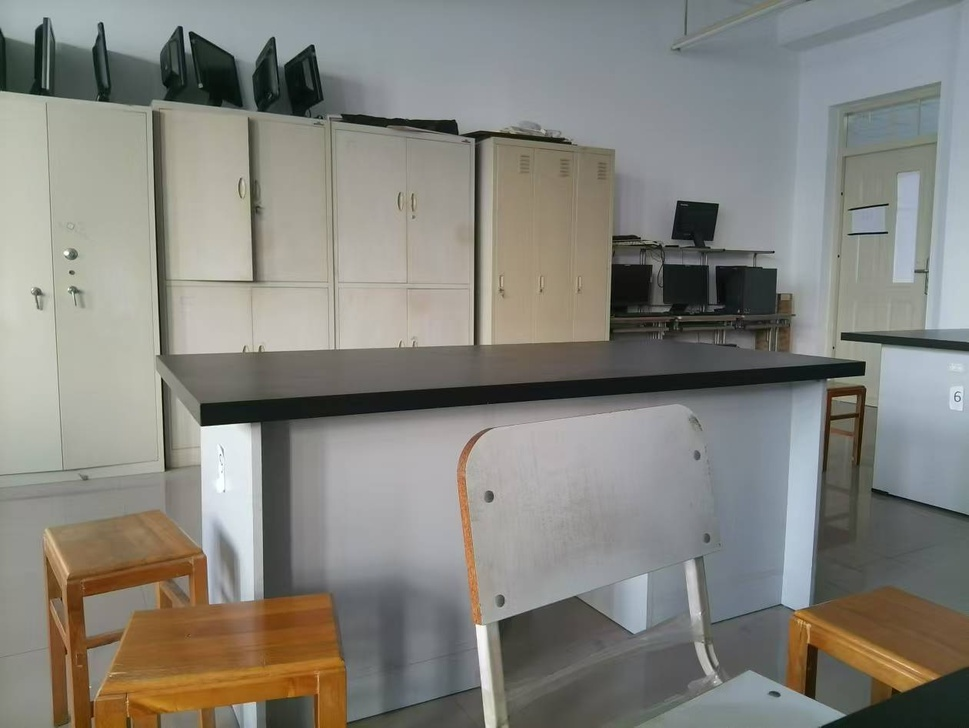
#> input picture res/1.jpg, 969 x 728 px, shrunk from 1260 x 946 before the run
$ python main.py
#> lines starting #> are read from the running program, lines starting #| are printed output that depends on the picture
### utils.py
import cv2
import numpy as np


class FindKeyPointsAndMatching:
    def __init__(self):
        # 初始化 SIFT 算法用于特征检测和描述符计算
        self.sift = cv2.xfeatures2d.SIFT_create()
        # 初始化 BFMatcher（暴力匹配器）用于特征匹配
        self.brute = cv2.BFMatcher()

    def get_key_points(self, img1, img2):
        # 将图像转换为灰度图，以便特征检测算法处理
        g_img1 = cv2.cvtColor(img1, cv2.COLOR_BGR2GRAY)
        g_img2 = cv2.cvtColor(img2, cv2.COLOR_BGR2GRAY)

        # 使用 SIFT 检测关键点和计算描述符
        kp1, kp2 = {}, {}
        print('=============> Detecting key points!')
        kp1['kp'], kp1['des'] = self.sift.detectAndCompute(g_img1, None)
        kp2['kp'], kp2['des'] = self.sift.detectAndCompute(g_img2, None)

        # 返回两个图像的关键点和描述符
        return kp1, kp2

    def match(self, kp1, kp2):
        print('===========> Match key points!')
        # 使用 KNN 匹配描述符（k=2 表示每次找两个最近邻）
        matches = self.brute.knnMatch(kp1['des'], kp2['des'], k=2)
        good_matches = []

        # 筛选优质匹配点：第一最近邻距离比第二最近邻距离小于 0.7 倍
        for i, (m, n) in enumerate(matches):
            if m.distance < 0.7 * n.distance:
                good_matches.append((m.trainIdx, m.queryIdx))

        # 如果优质匹配点数量大于 4，则计算单应性矩阵
        if len(good_matches) > 4:
            key_points1 = kp1['kp']
            key_points2 = kp2['kp']

            # 提取匹配点的坐标
            matched_kp1 = np.float32(
                [key_points1[i].pt for (_, i) in good_matches]
            )
            matched_kp2 = np.float32(
                [key_points2[i].pt for (i, _) in good_matches]
            )

            print('=============> Random sampling and computing the homography matrix!')
            # 使用 RANSAC 计算单应性矩阵
            homo_matrix, _ = cv2.findHomography(matched_kp1, matched_kp2, cv2.RANSAC, 4)
            return homo_matrix
        else:
            # 如果匹配点不足，返回 None
            return None


class PasteTwoImages:
    def __init__(self):
        pass

    def __call__(self, img1, img2, homo_matrix):
        # 获取两张图像的高度和宽度
        h1, w1 = img1.shape[0], img1.shape[1]
        h2, w2 = img2.shape[0], img2.shape[1]

        # 定义两张图像的边界框
        rect1 = np.array([[0, 0], [0, h1], [w1, h1], [w1, 0]], dtype=np.float32).reshape(
            (4, 1, 2))
        rect2 = np.array([[0, 0], [0, h2], [w2, h2], [w2, 0]], dtype=np.float32).reshape(
            (4, 1, 2))

        # 使用单应性矩阵变换第一张图像的边界框
        trans_rect1 = cv2.perspectiveTransform(rect1, homo_matrix)

        # 计算两张图像拼接后覆盖的范围
        total_rect = np.concatenate((rect2, trans_rect1), axis=0)
        min_x, min_y = np.int32(total_rect.min(axis=0).ravel())
        max_x, max_y = np.int32(total_rect.max(axis=0).ravel())

        # 计算将拼接结果平移到正坐标系的变换矩阵
        shift_to_zero_matrix = np.array([[1, 0, -min_x], [0, 1, -min_y], [0, 0, 1]])

        # 对第一张图像进行透视变换和坐标平移
        trans_img1 = cv2.warpPerspective(img1, shift_to_zero_matrix.dot(homo_matrix),
                                         (max_x - min_x, max_y - min_y))

        # 将第二张图像拼接到变换后的第一张图像上
        trans_img1[-min_y:h2 - min_y, -min_x:w2 - min_x] = img2
        return trans_img1

### main.py
import cv2
import sys
import utils  # 引入自定义模块 utils，包含关键点检测和图像拼接相关类

# 读取两张待拼接的图像
image1 = cv2.imread("res/1.jpg")
#> image1 is the input picture: shape (728, 969, 3); mean B, G, R 125.6, 132.1, 132.9
image2 = cv2.imread("res/2.jpg")
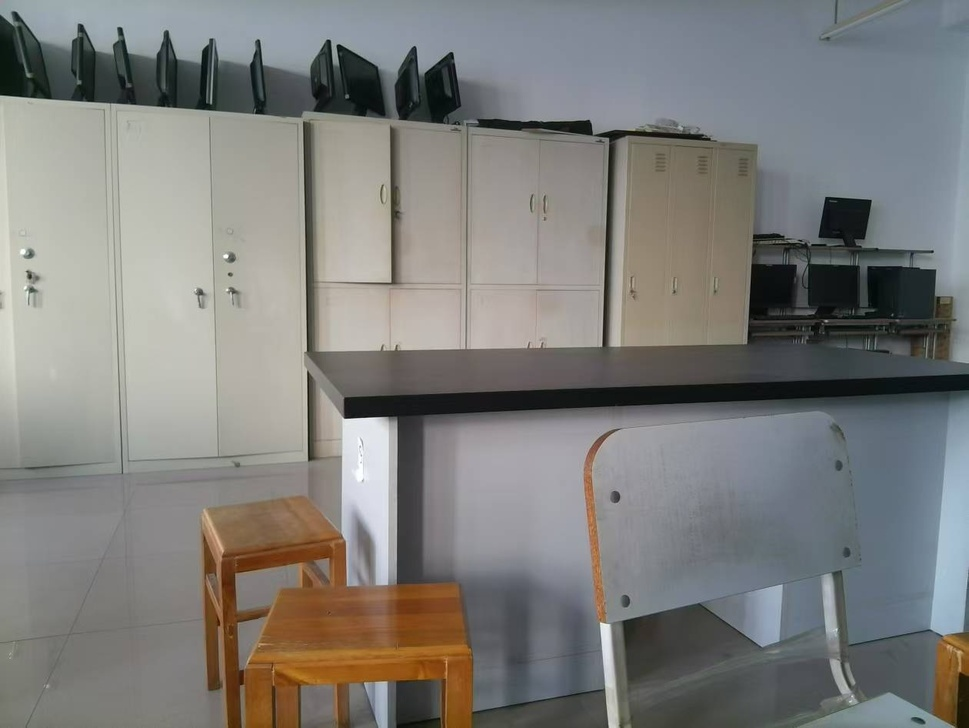
#> input picture res/2.jpg, 969 x 728 px, shrunk from 1260 x 946 before the run
#> image2 is the input picture: shape (728, 969, 3); mean B, G, R 123.3, 126, 126.3

# 实例化 FindKeyPointsAndMatching 类，用于关键点检测和匹配
stitch_match = utils.FindKeyPointsAndMatching()

# 检测两张图像的关键点和描述符
kp1, kp2 = stitch_match.get_key_points(img1=image1, img2=image2)
#> in get_key_points, `g_img1 = cv2.cvtColor(img1, cv2.COLOR_BGR2GRAY)`:
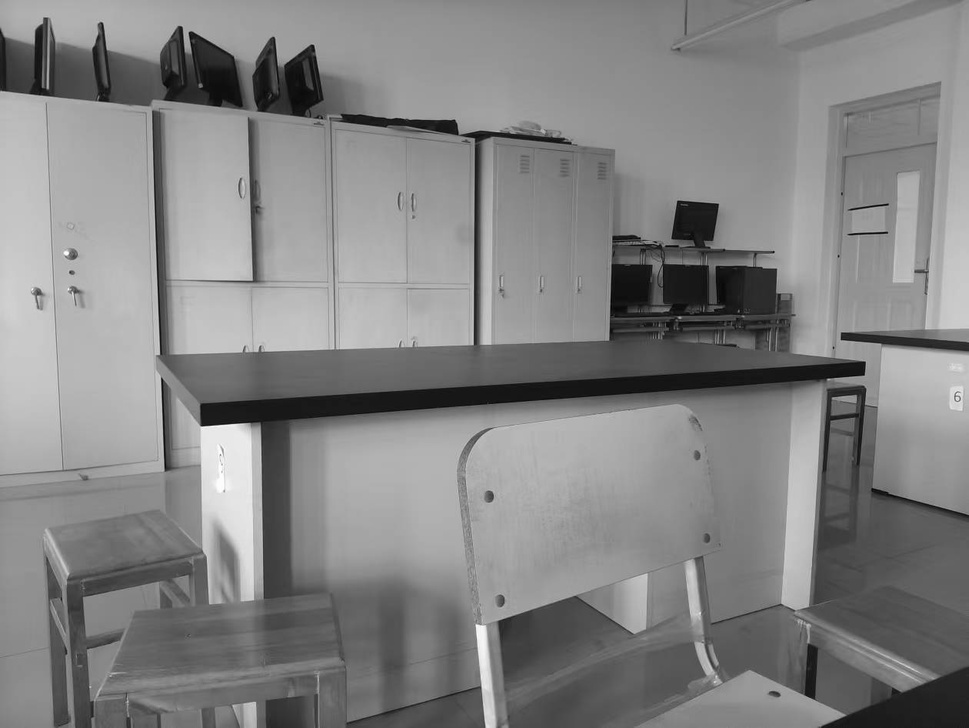
#> g_img1: shape (728, 969); min 1, max 254, mean 131.6
#> in get_key_points, `g_img2 = cv2.cvtColor(img2, cv2.COLOR_BGR2GRAY)`:
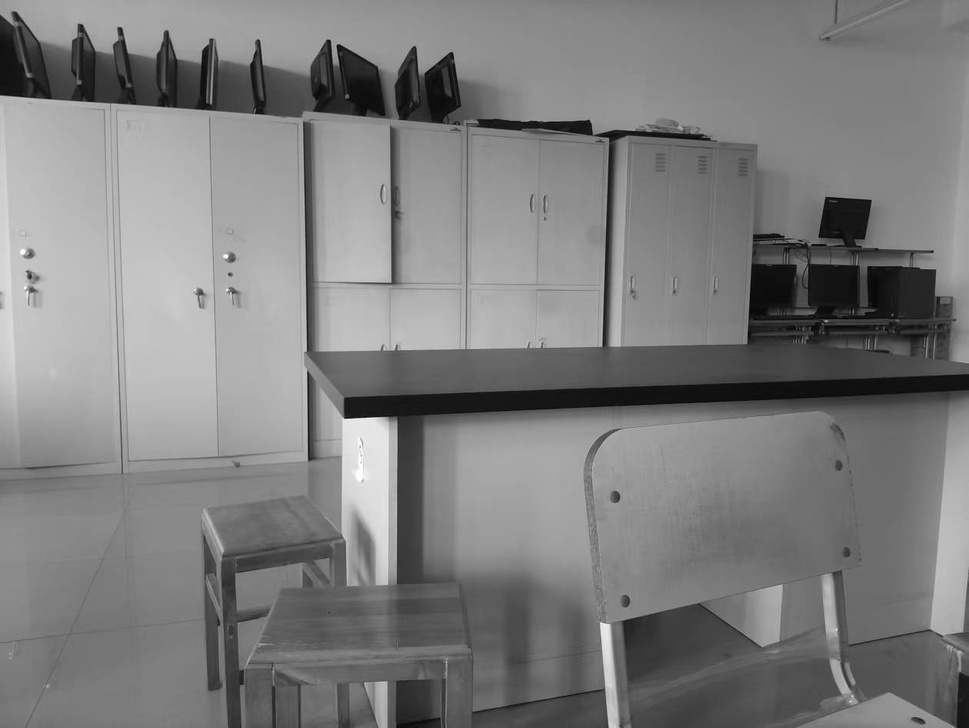
#> g_img2: shape (728, 969); min 1, max 254, mean 125.8
#> kp1 = 2 items; kp2 = 2 items

# 根据关键点匹配计算单应性矩阵（Homography Matrix）
homo_matrix = stitch_match.match(kp1, kp2)
#> in match, `matches = self.brute.knnMatch(kp1['des'], kp2['des'], k=2)`: matches = 670 matches
#> after the loop in match, `for i, (m, n) in enumerate(matches):`: good_matches = 268 pairs, first value 105 to 684, second value 6 to 663
#> in match, `key_points1 = kp1['kp']`: key_points1 = 670 keypoints; strongest (x, y, size): (228, 459, 44), (162, 380, 2), (857, 368, 10.9), (448, 127, 11.5)
#> in match, `key_points2 = kp2['kp']`: key_points2 = 691 keypoints; strongest (x, y, size): (367, 450, 40.8), (356, 407, 17.1), (120, 30, 4.4), (226, 256, 3)
#> in match, `matched_kp1 = np.float32( [key_points1[i].pt for (_, i) in good_matche..`: matched_kp1 = 268 pairs, first value 29.73 to 938.9, second value 19.43 to 720.5
#> in match, `matched_kp2 = np.float32( [key_points2[i].pt for (i, _) in good_matche..`: matched_kp2 = 268 pairs, first value 196.1 to 959.8, second value 38.17 to 720.7
#> in match, `homo_matrix, _ = cv2.findHomography(matched_kp1, matched_kp2, cv2.RANS..`: homo_matrix = [[0.81, -0.00567, 171.6], [-0.0569, 0.927, 24.56], [-0.000199, 2.74e-05, 1]]

# 实例化 PasteTwoImages 类，用于将两张图像拼接成一张
stitch_merge = utils.PasteTwoImages()

# 利用单应性矩阵和拼接方法生成拼接后的图像
merge_image = stitch_merge(image1, image2, homo_matrix)
#> in __call__, `trans_rect1 = cv2.perspectiveTransform(rect1, homo_matrix)`: trans_rect1 = [[171.6, 24.56], [164.2, 685.4], [1151.2, 778.5], [1184.8, -37.82]]
#> in __call__, `total_rect = np.concatenate((rect2, trans_rect1), axis=0)`: total_rect = [[0, 0], [0, 728], [969, 728], [969, 0], [171.6, 24.56], [164.2, 685.4], [1151.2, 778.5], [1184.8, -37.82]]
#> in __call__, `min_x, min_y = np.int32(total_rect.min(axis=0).ravel())`: min_x = 0; min_y = -37
#> in __call__, `max_x, max_y = np.int32(total_rect.max(axis=0).ravel())`: max_x = 1184; max_y = 778
#> in __call__, `shift_to_zero_matrix = np.array([[1, 0, -min_x], [0, 1, -min_y], [0, 0..`: shift_to_zero_matrix = [[1, 0, 0], [0, 1, 37], [0, 0, 1]]
#> in __call__, `trans_img1 = cv2.warpPerspective(img1, shift_to_zero_matrix.dot(homo_m..`:
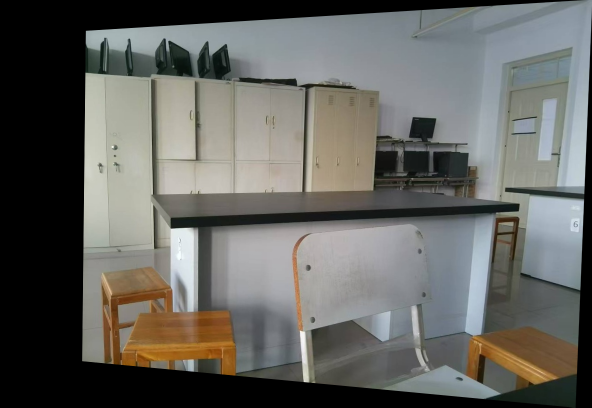
#> trans_img1: shape (815, 1184, 3) (shown at 1/2 size); mean B, G, R 96.1, 100.2, 100.3
#> in __call__, `trans_img1[-min_y:h2 - min_y, -min_x:w2 - min_x] = img2`:
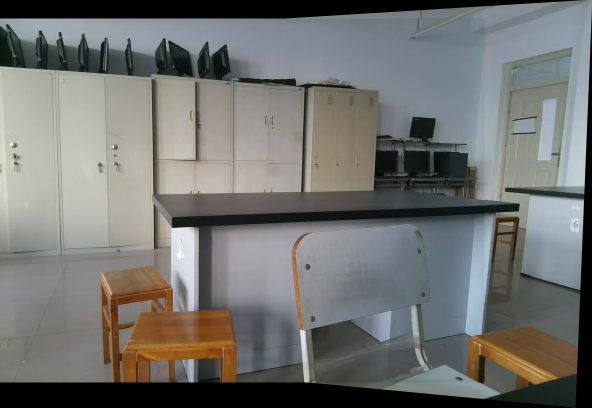
#> trans_img1: shape (815, 1184, 3) (shown at 1/2 size); mean B, G, R 112.1, 114.6, 114

# 创建一个窗口展示拼接结果
cv2.namedWindow('output', cv2.WINDOW_NORMAL)
cv2.imshow('output', merge_image)

# 按下 ESC 键退出窗口并保存拼接结果
if cv2.waitKey() == 27:
#> (key Esc is pressed here)
    cv2.destroyAllWindows()
cv2.imwrite('res/output.jpg', merge_image)
print('\n================>Output saved!')
